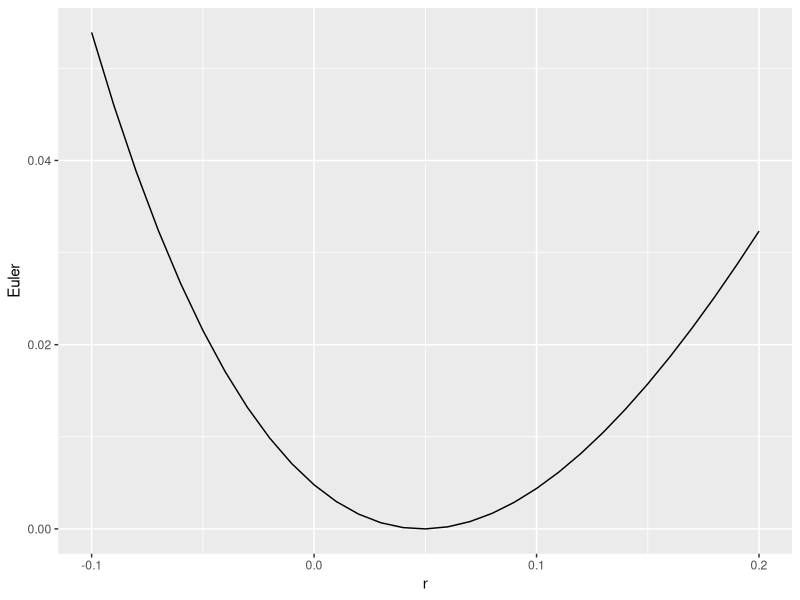

Generate this figure with R:
library(tidyverse)
squirrel<-read_csv("squirrel.csv")
view(squirrel)

squirrel <- squirrel |>
  mutate(lxmx=lx*mx)

R0<-with(squirrel,sum(lxmx))
R0

MGT<-with(squirrel,sum(x*lxmx)/sum(lxmx))
MGT

# plot values of rm
EulerEquation<-function(rm,data) {
  (sum(exp(-rm*data$x)*data$lx*data$mx)-1)^2
}
rvals<-data.frame(r=seq(-0.1,0.2,by=0.01))
for(i in 1:length(rvals$r)) {
  rvals$Euler[i]<-EulerEquation(rvals$r[i],data=list(x=squirrel$x,
                                                     lx=squirrel$lx,
                                                     mx=squirrel$mx))
}
ggplot(rvals,aes(x=r,y=Euler))+geom_line()

fit<-optim(par=c(rm=0.1),
           fn=EulerEquation,
           data=squirrel,
           method="L-BFGS-B")
fit
rm<-fit$par
lambda<-exp(fit$par)
lambda
rm

## leslie matrix
Pvals<-squirrel$lx[2:6]/squirrel$lx[1:5]
Pvals
Fvals<-squirrel$mx[2:6]*Pvals
Fvals
Leslie<-matrix(0,5,5)

Leslie[1,]<-Fvals
for(i in 1:4) Leslie[i+1,i]<-Pvals[i]
round(Leslie,3)


# Matrix multiplication
Nt<-matrix(1,5,1)
Nt
Nt1<- Leslie %*% Nt
Nt1

# many years
nyear<-100
N<-matrix(NA,5,nyear)
N[,1]<-rep(1,5)
N[,1:5]
for(i in 2:nyear) {
  N[,i]<-Leslie %*% N[,i-1]
}
Ntotal<-colSums(N)
Ntotal
lambda<-Ntotal[100]/Ntotal[99]
lambda
# age structure
N[,100]/sum(N[,100])

## Eigen values and vectors
eigen(Leslie)

round(Re(eigen(Leslie)$vectors[,1]/
           sum(eigen(Leslie)$vectors[,1])),3)


# Elasticity calculations

left_eigen<-function(A) {
  Re(eigen(t(A))$vectors)
}
w<-Re(eigen(Leslie)$vectors)[,1]
v<-left_eigen(Leslie)[,1]
w/sum(w)
v/v[1]
w
v

elasticityFunc<-function(A) {
  w<-Re(eigen(A)$vectors)[,1]
  v<-left_eigen(A)[,1]
  w<-w/sum(w)
  v<-v/v[1]
  lambda<-Re(eigen(A)$values)[1]
  sensitivity<-outer(v,w)/sum(v*w)
  elasticity<-(A/lambda)*sensitivity
  elasticity
}
elasticityFunc(Leslie)
